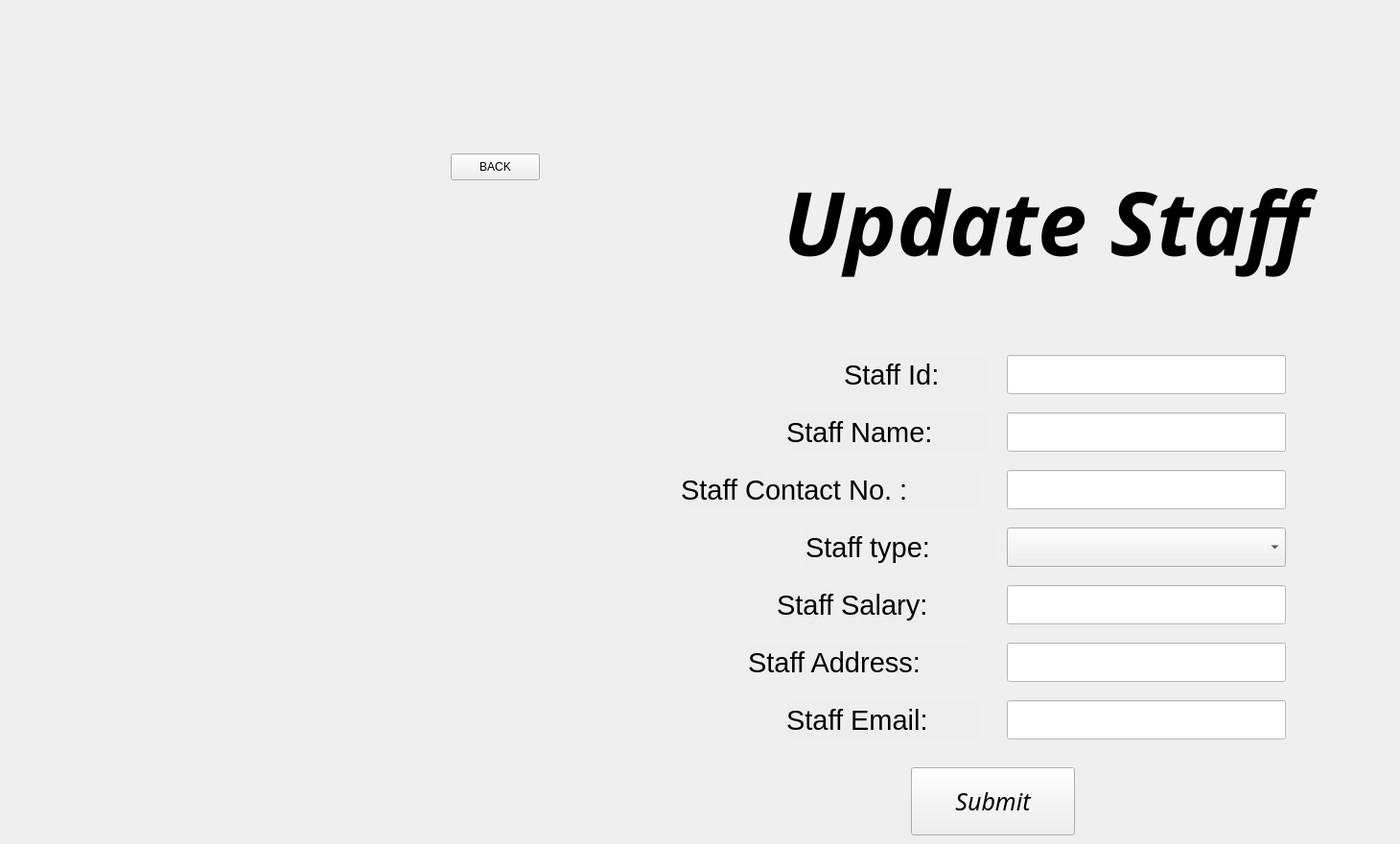
    <widget class="QWidget" name="UPDATEpageforStaff">
     <widget class="QPushButton" name="updateStaff_backbutton">
      <property name="geometry">
       <rect>
        <x>470</x>
        <y>160</y>
        <width>93</width>
        <height>28</height>
       </rect>
      </property>
      <property name="text">
       <string>BACK</string>
      </property>
     </widget>
     <widget class="QLabel" name="label_167">
      <property name="geometry">
       <rect>
        <x>840</x>
        <y>550</y>
        <width>201</width>
        <height>41</height>
       </rect>
      </property>
      <property name="font">
       <font>
        <pointsize>22</pointsize>
       </font>
      </property>
      <property name="styleSheet">
       <string notr="true">background-color:rgb(128,128,128,0.01);</string>
      </property>
      <property name="text">
       <string>Staff type:</string>
      </property>
     </widget>
     <widget class="QComboBox" name="comboBox_8">
      <property name="geometry">
       <rect>
        <x>1050</x>
        <y>550</y>
        <width>291</width>
        <height>41</height>
       </rect>
      </property>
      <property name="styleSheet">
       <string notr="true"/>
      </property>
     </widget>
     <widget class="QLineEdit" name="lineEdit_71">
      <property name="geometry">
       <rect>
        <x>1050</x>
        <y>430</y>
        <width>291</width>
        <height>41</height>
       </rect>
      </property>
      <property name="font">
       <font>
        <pointsize>14</pointsize>
       </font>
      </property>
      <property name="styleSheet">
       <string notr="true">
background-color: white;</string>
      </property>
     </widget>
     <widget class="QLabel" name="label_168">
      <property name="geometry">
       <rect>
        <x>820</x>
        <y>730</y>
        <width>201</width>
        <height>41</height>
       </rect>
      </property>
      <property name="font">
       <font>
        <pointsize>22</pointsize>
       </font>
      </property>
      <property name="styleSheet">
       <string notr="true">background-color:rgb(128,128,128,0.01);</string>
      </property>
      <property name="text">
       <string>Staff Email:</string>
      </property>
     </widget>
     <widget class="QLabel" name="label_169">
      <property name="geometry">
       <rect>
        <x>730</x>
        <y>170</y>
        <width>721</width>
        <height>121</height>
       </rect>
      </property>
      <property name="font">
       <font>
        <family>JasmineUPC</family>
        <pointsize>69</pointsize>
        <weight>75</weight>
        <italic>true</italic>
        <bold>true</bold>
       </font>
      </property>
      <property name="styleSheet">
       <string notr="true">background-color: rgb(128, 128, 128, 0.001);</string>
      </property>
      <property name="text">
       <string>Update Staff</string>
      </property>
      <property name="alignment">
       <set>Qt::AlignCenter</set>
      </property>
     </widget>
     <widget class="QLineEdit" name="lineEdit_72">
      <property name="geometry">
       <rect>
        <x>1050</x>
        <y>370</y>
        <width>291</width>
        <height>41</height>
       </rect>
      </property>
      <property name="font">
       <font>
        <pointsize>14</pointsize>
       </font>
      </property>
      <property name="styleSheet">
       <string notr="true">
background-color: white;</string>
      </property>
     </widget>
     <widget class="QPushButton" name="pushButton_16">
      <property name="geometry">
       <rect>
        <x>950</x>
        <y>800</y>
        <width>171</width>
        <height>71</height>
       </rect>
      </property>
      <property name="font">
       <font>
        <family>Poppins</family>
        <pointsize>19</pointsize>
        <weight>50</weight>
        <italic>true</italic>
        <bold>false</bold>
       </font>
      </property>
      <property name="text">
       <string>Submit</string>
      </property>
     </widget>
     <widget class="QLineEdit" name="lineEdit_73">
      <property name="geometry">
       <rect>
        <x>1050</x>
        <y>490</y>
        <width>291</width>
        <height>41</height>
       </rect>
      </property>
      <property name="font">
       <font>
        <pointsize>14</pointsize>
       </font>
      </property>
      <property name="styleSheet">
       <string notr="true">
background-color: white;</string>
      </property>
     </widget>
     <widget class="QLabel" name="label_170">
      <property name="geometry">
       <rect>
        <x>710</x>
        <y>490</y>
        <width>311</width>
        <height>41</height>
       </rect>
      </property>
      <property name="font">
       <font>
        <pointsize>22</pointsize>
       </font>
      </property>
      <property name="styleSheet">
       <string notr="true">background-color:rgb(128,128,128,0.01);</string>
      </property>
      <property name="text">
       <string>Staff Contact No. :</string>
      </property>
     </widget>
     <widget class="QLabel" name="label_171">
      <property name="geometry">
       <rect>
        <x>810</x>
        <y>610</y>
        <width>201</width>
        <height>41</height>
       </rect>
      </property>
      <property name="font">
       <font>
        <pointsize>22</pointsize>
       </font>
      </property>
      <property name="styleSheet">
       <string notr="true">background-color:rgb(128,128,128,0.01);</string>
      </property>
      <property name="text">
       <string>Staff Salary:</string>
      </property>
     </widget>
     <widget class="QLineEdit" name="lineEdit_74">
      <property name="geometry">
       <rect>
        <x>1050</x>
        <y>730</y>
        <width>291</width>
        <height>41</height>
       </rect>
      </property>
      <property name="font">
       <font>
        <pointsize>14</pointsize>
       </font>
      </property>
      <property name="styleSheet">
       <string notr="true">
background-color: white;</string>
      </property>
     </widget>
     <widget class="QLabel" name="label_172">
      <property name="geometry">
       <rect>
        <x>780</x>
        <y>670</y>
        <width>231</width>
        <height>41</height>
       </rect>
      </property>
      <property name="font">
       <font>
        <pointsize>22</pointsize>
       </font>
      </property>
      <property name="styleSheet">
       <string notr="true">background-color:rgb(128,128,128,0.01);</string>
      </property>
      <property name="text">
       <string>Staff Address:</string>
      </property>
     </widget>
     <widget class="QLabel" name="label_173">
      <property name="geometry">
       <rect>
        <x>880</x>
        <y>370</y>
        <width>151</width>
        <height>41</height>
       </rect>
      </property>
      <property name="font">
       <font>
        <pointsize>22</pointsize>
       </font>
      </property>
      <property name="styleSheet">
       <string notr="true">background-color:rgb(128,128,128,0.01);</string>
      </property>
      <property name="text">
       <string>Staff Id:</string>
      </property>
     </widget>
     <widget class="QLineEdit" name="lineEdit_75">
      <property name="geometry">
       <rect>
        <x>1050</x>
        <y>670</y>
        <width>291</width>
        <height>41</height>
       </rect>
      </property>
      <property name="font">
       <font>
        <pointsize>14</pointsize>
       </font>
      </property>
      <property name="styleSheet">
       <string notr="true">
background-color: white;</string>
      </property>
     </widget>
     <widget class="QLineEdit" name="lineEdit_76">
      <property name="geometry">
       <rect>
        <x>1050</x>
        <y>610</y>
        <width>291</width>
        <height>41</height>
       </rect>
      </property>
      <property name="font">
       <font>
        <pointsize>14</pointsize>
       </font>
      </property>
      <property name="styleSheet">
       <string notr="true">
background-color: white;</string>
      </property>
     </widget>
     <widget class="QLabel" name="label_174">
      <property name="geometry">
       <rect>
        <x>820</x>
        <y>430</y>
        <width>211</width>
        <height>41</height>
       </rect>
      </property>
      <property name="font">
       <font>
        <pointsize>22</pointsize>
       </font>
      </property>
      <property name="styleSheet">
       <string notr="true">background-color:rgb(128,128,128,0.01);</string>
      </property>
      <property name="text">
       <string>Staff Name:</string>
      </property>
     </widget>
    </widget>
